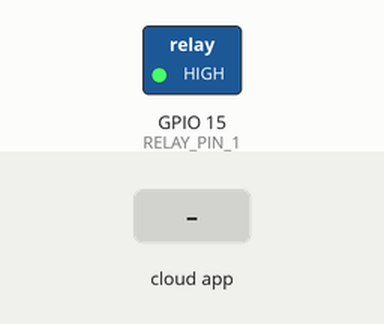
Bench run of a sketch on a simulated ESP8266 (NodeMCU). On the bench: switched loads named in the sketch (green lamp = pin HIGH). The inputs (shaded band) are chosen by the test bench. WiFi joins after 1.5 s; servers stay silent unless stated; what the sketch prints to the serial monitor is not drawn.

Above: at 2.7 s.
2.8 s: the phone or cloud app sets lamp.one to 1
At 3.6 s:
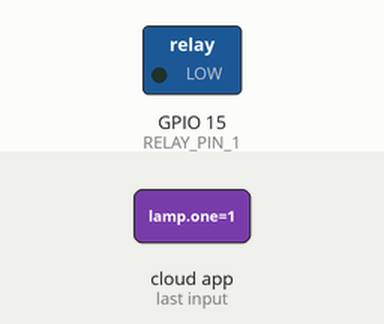
4.3 s: the phone or cloud app sets lamp.one to 0
At 4.7 s:
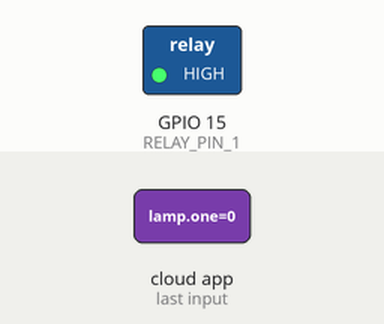
Timing chart, 0 to 7.3 s (numbered marks = the images above; inputs shaded):
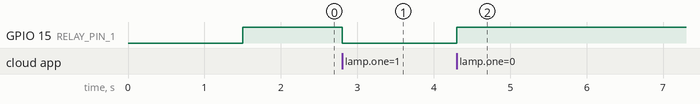

The sketch:

BeckE32_AlexaTest.ino
```cpp
//static const String SketchName  = "BeckE32_AlexaTest.ino";
//static const String FileDate    = "December 2, 2018, Lenny-a";
//Derived from BeckE32_Alexa.ino but for only one relay, plan to merge to BeckE8266_Blynk.ino
#include <Arduino.h>
#ifdef ESP32
  #include <WiFi.h>
  #define RF_RECEIVER 13
  #define RELAY_PIN_1 12
  #define RELAY_PIN_2 14
#else
  #include <ESP8266WiFi.h>
  //#define RF_RECEIVER 5
/*
  #define RELAY_PIN_1  4		//D2
  #define RELAY_PIN_2 14		//D5
*/
  //#define RELAY_PIN_1  5		//NodeMCU pin D1 is GPIO 5
  #define RELAY_PIN_1  15		//NodeMCU pin D8 is GPIO 15
  //#define RELAY_PIN_2  4		//NodeMCU pin D2 is GPIO 4
#endif

#include "fauxmoESP.h"

//#include <RCSwitch.h>

#define SERIAL_BAUDRATE 115200

#define WIFI_SSID "Aspot24"
#define WIFI_PASS "Qazqaz11"
/* Was going to change except the Alexis needs to be one same network
#define WIFI_SSID "P291spot"
#define WIFI_PASS "Wsxwsx22"
*/

#define LAMP_1 "lamp one"
//#define LAMP_2 "lamp two"

fauxmoESP fauxmo;

//RCSwitch mySwitch = RCSwitch();

// Wi-Fi Connection
void wifiSetup() {
  // Set WIFI module to STA mode
  WiFi.mode(WIFI_STA);

  // Connect
  Serial.printf("[WIFI] Connecting to %s ", WIFI_SSID);
  WiFi.begin(WIFI_SSID, WIFI_PASS);

  // Wait
  while (WiFi.status() != WL_CONNECTED) {
    Serial.print(".");
    delay(100);
  }
  Serial.println();

  // Connected!
  Serial.printf("[WIFI] STATION Mode, SSID: %s, IP address: %s\n", WiFi.SSID().c_str(), WiFi.localIP().toString().c_str());
} //wifiSetup


void setup() {
  // Init serial port and clean garbage
  Serial.begin(SERIAL_BAUDRATE);
  Serial.println();

  // Wi-Fi connection
  wifiSetup();

  pinMode(RELAY_PIN_1, OUTPUT);
  digitalWrite(RELAY_PIN_1, HIGH);

/*
  pinMode(RELAY_PIN_2, OUTPUT);
  digitalWrite(RELAY_PIN_2, HIGH);
*/

  //mySwitch.enableReceive(RF_RECEIVER);  // Receiver on interrupt 0 => that is pin #2

  // You can enable or disable the library at any moment
  // Disabling it will prevent the devices from being discovered and switched
  fauxmo.enable(true);

  // Add virtual devices
  fauxmo.addDevice(LAMP_1);
  //fauxmo.addDevice(LAMP_2);

  // fauxmoESP 2.0.0 has changed the callback signature to add the device_id,
  // this way it's easier to match devices to action without having to compare strings.
  fauxmo.onSetState([](unsigned char device_id, const char * device_name, bool state) {
    Serial.printf("[MAIN] Device #%d (%s) state: %s\n", device_id, device_name, state ? "ON" : "OFF");
    if((strcmp(device_name, LAMP_1) == 0)) {
      // this just sets a variable that the main loop() does something about
      Serial.println("RELAY 1 switched by Alexa");
      //digitalWrite(RELAY_PIN_1, !digitalRead(RELAY_PIN_1));
      if (state) {
        digitalWrite(RELAY_PIN_1, LOW);
      } else {
        digitalWrite(RELAY_PIN_1, HIGH);
      }
    }	//if((strcmp(device_name,LAMP_1)==0))
/*
    if ( (strcmp(device_name, LAMP_2) == 0) ) {
      // this just sets a variable that the main loop() does something about
      Serial.println("RELAY 2 switched by Alexa");
      if (state) {
        digitalWrite(RELAY_PIN_2, LOW);
      } else {
        digitalWrite(RELAY_PIN_2, HIGH);
      }
    }
*/
  });	//fauxmo.onSetState


  // Callback to retrieve current state (for GetBinaryState queries)
  /*fauxmo.onGetState([](unsigned char device_id, const char * device_name) {
      //return !digitalRead(RELAY_PIN_1);
      return
  });*/
} //setup


void loop() {
  // Since fauxmoESP 2.0 the library uses the "compatibility" mode by
  // default, this means that it uses WiFiUdp class instead of AsyncUDP.
  // The later requires the Arduino Core for ESP8266 staging version
  // whilst the former works fine with current stable 2.3.0 version.
  // But, since it's not "async" anymore we have to manually poll for UDP
  // packets
  fauxmo.handle();
  /*
  static unsigned long last = millis();
  if (millis() - last > 5000) {
    last = millis();
    Serial.printf("[MAIN] Free heap: %d bytes\n", ESP.getFreeHeap());
  }
  */
/*
  if (mySwitch.available()) {
  Serial.print("Received ");
    Serial.print( mySwitch.getReceivedValue() );
    Serial.print(" / ");
    Serial.print( mySwitch.getReceivedBitlength() );
    Serial.print("bit ");
    Serial.print("Protocol: ");
    Serial.println( mySwitch.getReceivedProtocol() );
    if (mySwitch.getReceivedValue()==6819768) {
      digitalWrite(RELAY_PIN_1, !digitalRead(RELAY_PIN_1));
    }
    if (mySwitch.getReceivedValue()==9463928) {
      digitalWrite(RELAY_PIN_2, !digitalRead(RELAY_PIN_2));
    }
    delay(600);
    mySwitch.resetAvailable();
  }
*/
} //loop
```

Measured:
- after the input at 2.8 s, GPIO 15 (RELAY_PIN_1): HIGH → LOW at once
- after the input at 4.3 s, GPIO 15 (RELAY_PIN_1): LOW → HIGH at once
